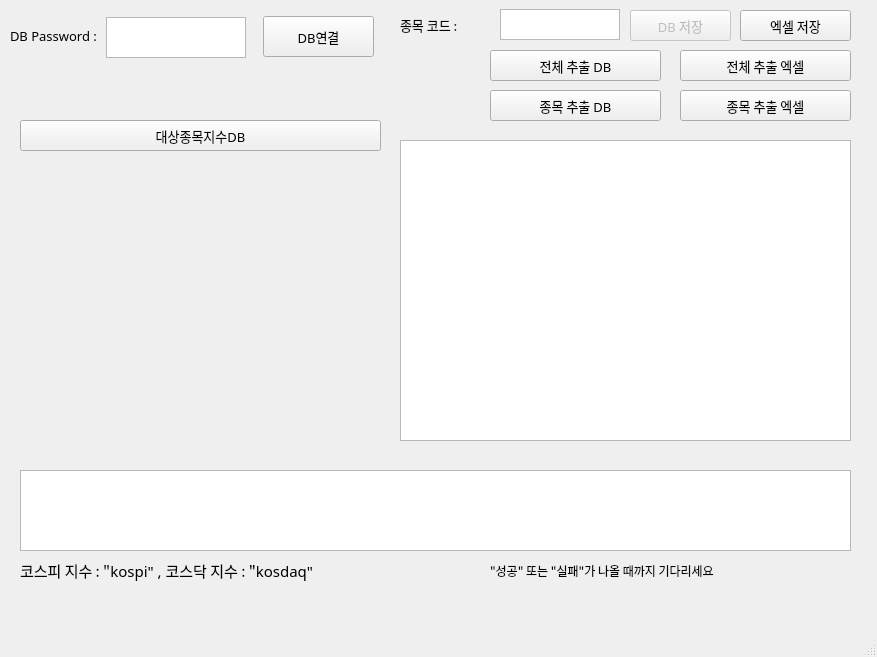
<?xml version="1.0" encoding="UTF-8"?>
<ui version="4.0">
 <class>MainWindow</class>
 <widget class="QMainWindow" name="MainWindow">
  <property name="geometry">
   <rect>
    <x>0</x>
    <y>0</y>
    <width>877</width>
    <height>657</height>
   </rect>
  </property>
  <property name="windowTitle">
   <string>주식일봉데이터</string>
  </property>
  <widget class="QWidget" name="centralwidget">
   <widget class="QTextEdit" name="codeEdit">
    <property name="geometry">
     <rect>
      <x>500</x>
      <y>9</y>
      <width>120</width>
      <height>31</height>
     </rect>
    </property>
    <property name="font">
     <font>
      <family>Agency FB</family>
      <pointsize>12</pointsize>
     </font>
    </property>
    <property name="verticalScrollBarPolicy">
     <enum>Qt::ScrollBarAlwaysOff</enum>
    </property>
    <property name="horizontalScrollBarPolicy">
     <enum>Qt::ScrollBarAlwaysOff</enum>
    </property>
    <property name="sizeAdjustPolicy">
     <enum>QAbstractScrollArea::AdjustToContents</enum>
    </property>
   </widget>
   <widget class="QPushButton" name="dbBtn">
    <property name="enabled">
     <bool>false</bool>
    </property>
    <property name="geometry">
     <rect>
      <x>630</x>
      <y>10</y>
      <width>101</width>
      <height>31</height>
     </rect>
    </property>
    <property name="font">
     <font>
      <family>Arial Rounded MT Bold</family>
      <pointsize>10</pointsize>
     </font>
    </property>
    <property name="text">
     <string>DB 저장</string>
    </property>
   </widget>
   <widget class="QLabel" name="label_9">
    <property name="geometry">
     <rect>
      <x>20</x>
      <y>540</y>
      <width>401</width>
      <height>61</height>
     </rect>
    </property>
    <property name="font">
     <font>
      <family>Agency FB</family>
      <pointsize>11</pointsize>
     </font>
    </property>
    <property name="text">
     <string>코스피 지수 : &quot;kospi&quot; , 코스닥 지수 : &quot;kosdaq&quot;</string>
    </property>
   </widget>
   <widget class="QLabel" name="label_11">
    <property name="geometry">
     <rect>
      <x>400</x>
      <y>0</y>
      <width>131</width>
      <height>50</height>
     </rect>
    </property>
    <property name="font">
     <font>
      <family>Agency FB</family>
      <pointsize>10</pointsize>
     </font>
    </property>
    <property name="text">
     <string>종목 코드 :</string>
    </property>
   </widget>
   <widget class="QPushButton" name="excelBtn">
    <property name="geometry">
     <rect>
      <x>740</x>
      <y>10</y>
      <width>111</width>
      <height>31</height>
     </rect>
    </property>
    <property name="font">
     <font>
      <family>Arial Rounded MT Bold</family>
      <pointsize>10</pointsize>
     </font>
    </property>
    <property name="text">
     <string>엑셀 저장</string>
    </property>
   </widget>
   <widget class="QLabel" name="label_6">
    <property name="geometry">
     <rect>
      <x>10</x>
      <y>20</y>
      <width>111</width>
      <height>31</height>
     </rect>
    </property>
    <property name="font">
     <font>
      <family>Agency FB</family>
      <pointsize>10</pointsize>
     </font>
    </property>
    <property name="text">
     <string>DB Password :   </string>
    </property>
   </widget>
   <widget class="QPushButton" name="loginBtn">
    <property name="geometry">
     <rect>
      <x>263</x>
      <y>16</y>
      <width>111</width>
      <height>41</height>
     </rect>
    </property>
    <property name="font">
     <font>
      <family>Arial Rounded MT Bold</family>
      <pointsize>10</pointsize>
     </font>
    </property>
    <property name="text">
     <string>DB연결</string>
    </property>
   </widget>
   <widget class="QTextEdit" name="pwdEdit">
    <property name="geometry">
     <rect>
      <x>106</x>
      <y>17</y>
      <width>140</width>
      <height>41</height>
     </rect>
    </property>
    <property name="font">
     <font>
      <family>Agency FB</family>
      <pointsize>12</pointsize>
     </font>
    </property>
    <property name="verticalScrollBarPolicy">
     <enum>Qt::ScrollBarAlwaysOff</enum>
    </property>
    <property name="horizontalScrollBarPolicy">
     <enum>Qt::ScrollBarAlwaysOff</enum>
    </property>
    <property name="sizeAdjustPolicy">
     <enum>QAbstractScrollArea::AdjustToContents</enum>
    </property>
   </widget>
   <widget class="QLabel" name="label_12">
    <property name="geometry">
     <rect>
      <x>490</x>
      <y>550</y>
      <width>381</width>
      <height>41</height>
     </rect>
    </property>
    <property name="font">
     <font>
      <family>Agency FB</family>
      <pointsize>9</pointsize>
     </font>
    </property>
    <property name="text">
     <string>&quot;성공&quot; 또는 &quot;실패&quot;가 나올 때까지 기다리세요</string>
    </property>
   </widget>
   <widget class="QListWidget" name="listWidget">
    <property name="geometry">
     <rect>
      <x>20</x>
      <y>470</y>
      <width>831</width>
      <height>81</height>
     </rect>
    </property>
   </widget>
   <widget class="QPushButton" name="getAllCodeBtn">
    <property name="geometry">
     <rect>
      <x>680</x>
      <y>50</y>
      <width>171</width>
      <height>31</height>
     </rect>
    </property>
    <property name="font">
     <font>
      <family>Arial Rounded MT Bold</family>
      <pointsize>10</pointsize>
     </font>
    </property>
    <property name="text">
     <string>전체 추출 엑셀</string>
    </property>
   </widget>
   <widget class="QListWidget" name="listWidget_2">
    <property name="geometry">
     <rect>
      <x>400</x>
      <y>140</y>
      <width>451</width>
      <height>301</height>
     </rect>
    </property>
   </widget>
   <widget class="QPushButton" name="getCodeBtn">
    <property name="geometry">
     <rect>
      <x>680</x>
      <y>90</y>
      <width>171</width>
      <height>31</height>
     </rect>
    </property>
    <property name="font">
     <font>
      <family>Arial Rounded MT Bold</family>
      <pointsize>10</pointsize>
     </font>
    </property>
    <property name="text">
     <string>종목 추출 엑셀</string>
    </property>
   </widget>
   <widget class="QPushButton" name="getCodeDBBtn">
    <property name="geometry">
     <rect>
      <x>490</x>
      <y>90</y>
      <width>171</width>
      <height>31</height>
     </rect>
    </property>
    <property name="font">
     <font>
      <family>Arial Rounded MT Bold</family>
      <pointsize>10</pointsize>
     </font>
    </property>
    <property name="text">
     <string>종목 추출 DB</string>
    </property>
   </widget>
   <widget class="QPushButton" name="getAllCodeDBBtn">
    <property name="geometry">
     <rect>
      <x>490</x>
      <y>50</y>
      <width>171</width>
      <height>31</height>
     </rect>
    </property>
    <property name="font">
     <font>
      <family>Arial Rounded MT Bold</family>
      <pointsize>10</pointsize>
     </font>
    </property>
    <property name="text">
     <string>전체 추출 DB</string>
    </property>
   </widget>
   <widget class="QPushButton" name="codeListBtn">
    <property name="geometry">
     <rect>
      <x>20</x>
      <y>120</y>
      <width>361</width>
      <height>31</height>
     </rect>
    </property>
    <property name="font">
     <font>
      <family>Arial Rounded MT Bold</family>
      <pointsize>10</pointsize>
     </font>
    </property>
    <property name="text">
     <string>대상종목지수DB</string>
    </property>
   </widget>
  </widget>
  <widget class="QMenuBar" name="menubar">
   <property name="geometry">
    <rect>
     <x>0</x>
     <y>0</y>
     <width>877</width>
     <height>26</height>
    </rect>
   </property>
  </widget>
  <widget class="QStatusBar" name="statusbar"/>
 </widget>
 <resources/>
 <connections/>
</ui>
